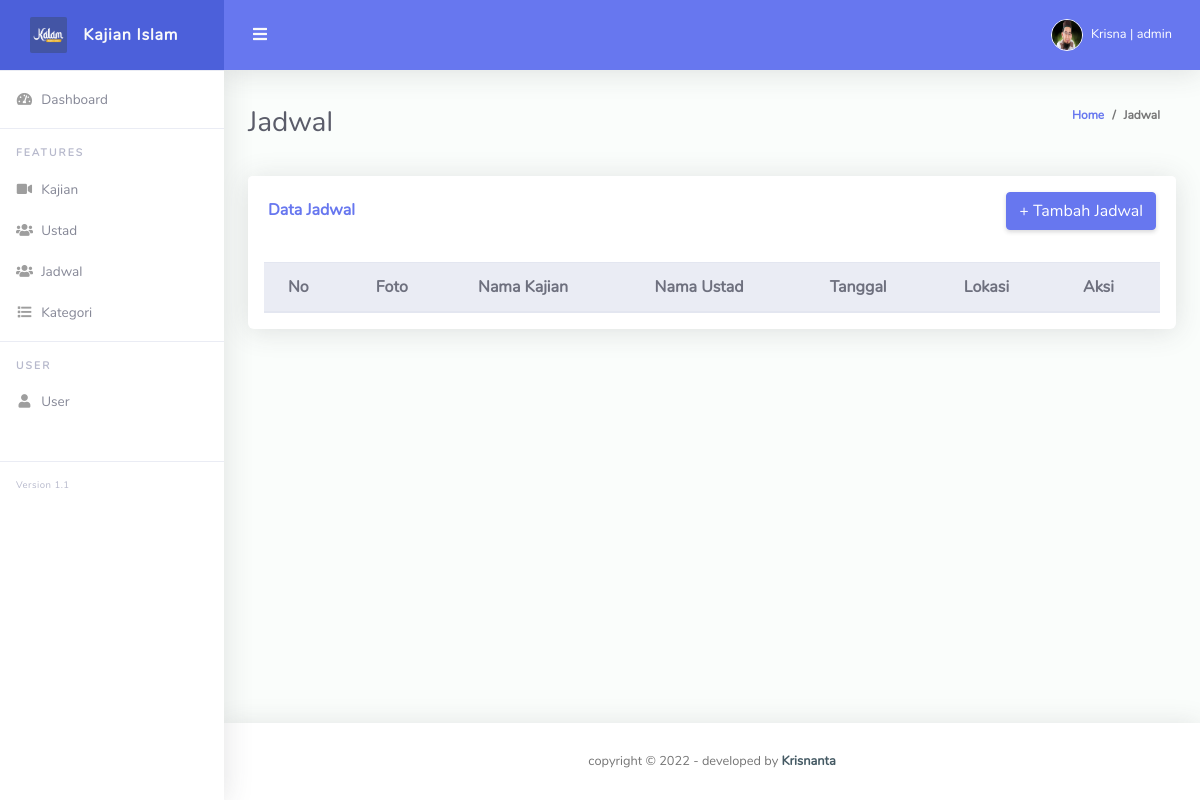
Page /admin/jadwal (signed in) on the earlier database version.
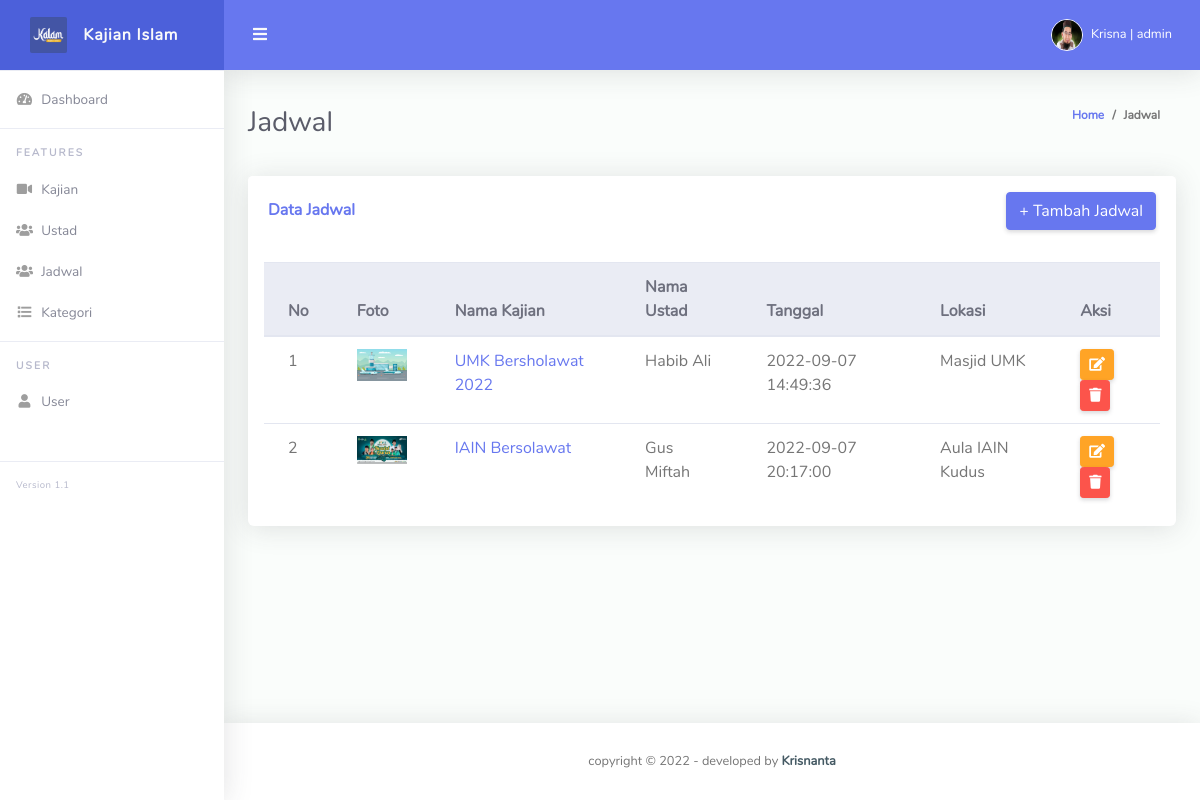
Same page on the later database version.
### tables this page shows
CREATE TABLE `tb_jadwal` (
  `id_jadwal` int(11) NOT NULL,
  `nama_kajian` text NOT NULL,
  `tanggal` datetime NOT NULL,
  `id_kontributor` int(11) NOT NULL,
  `lokasi` text NOT NULL,
  `foto` text NOT NULL,
  `nama_ustad` text NOT NULL
);

### admin/halaman/jadwal.php (the view, shortened to what this page needs)
<div class="container-fluid" id="container-wrapper">
  <div class="d-sm-flex align-items-center justify-content-between mb-4">
    <h1 class="h3 mb-0 text-gray-800">Jadwal</h1>
    <ol class="breadcrumb">
      <li class="breadcrumb-item"><a href="./">Home</a></li>
      <li class="breadcrumb-item active" aria-current="page">Jadwal</li>
    </ol>
  </div>
  <div class="row">
    <div class="col-lg-12">
      <div class="card mb-4">
        <div class="card-header py-3 d-flex flex-row align-items-center justify-content-between">
          <h6 class="m-0 font-weight-bold text-primary">Data Jadwal</h6>
          <button class="btn btn-primary" type="button" class="dropdown-item" href="javascript:void(0);" data-toggle="modal" data-target="#tambah">+ Tambah Jadwal</a>
        </div>
        <div class="table-responsive p-3">
          <table class="table align-items-center table-flush table-hover" id="dataTableHover">
            <thead class="thead-light">
              <tr>
                <th>No</th>
                <th>Foto</th>
                <th>Nama Kajian</th>
                <th>Nama Ustad</th>
                <th>Tanggal</th>
                <th>Lokasi</th>
                <th>Aksi</th>
              </tr>
            </thead>
            <tbody>
              <?php
              $no = 1;
              $data = mysqli_query($connect, "SELECT * from tb_jadwal ");
              while ($d = mysqli_fetch_array($data)) {
              ?>
                <tr>
                  <td><?php echo $no;
                      $no++; ?></td>
                  <td><a data-fancybox="foto" title="foto Jadwal" href="img/jadwal/<?= $d['foto']; ?>"><img src="img/jadwal/<?= $d['foto']; ?>" width="50" alt=""></a> </td>
                  <td><a href="" data-toggle="modal" data-target="#modald<?php echo $d['id_jadwal']; ?>"><?php echo $d['nama_kajian']; ?></a></td>
                  <td><?php echo $d['nama_ustad']; ?></td>
                  <td><?php echo $d['tanggal']; ?></td>
                  <td><?php echo $d['lokasi']; ?></td>
                  <td>
                    <a href="" class="btn btn-sm btn-warning" data-toggle="modal" data-target="#modal<?php echo $d['id_jadwal']; ?>"><i class="fa fa-edit"></i> </a>
                    <a href="" class="btn btn-sm btn-danger" data-toggle="modal" data-target="#modalh<?php echo $d['id_jadwal']; ?>"><i class="fa fa-trash"></i></a>
                  </td>
                </tr>
              <?php
              }
              ?>
            </tbody>
          </table>
        </div>
      </div>
    </div>
  </div>

Differences in the rows shown:
added tb_jadwal: foto (picture), nama_kajian "UMK Bersholawat 2022", nama_ustad "Habib Ali", tanggal "2022-09-07 14:49:36", lokasi "Masjid UMK"
added tb_jadwal: foto (picture), nama_kajian "IAIN Bersolawat", nama_ustad "Gus Miftah", tanggal "2022-09-07 20:17:00", lokasi "Aula IAIN Kudus"
